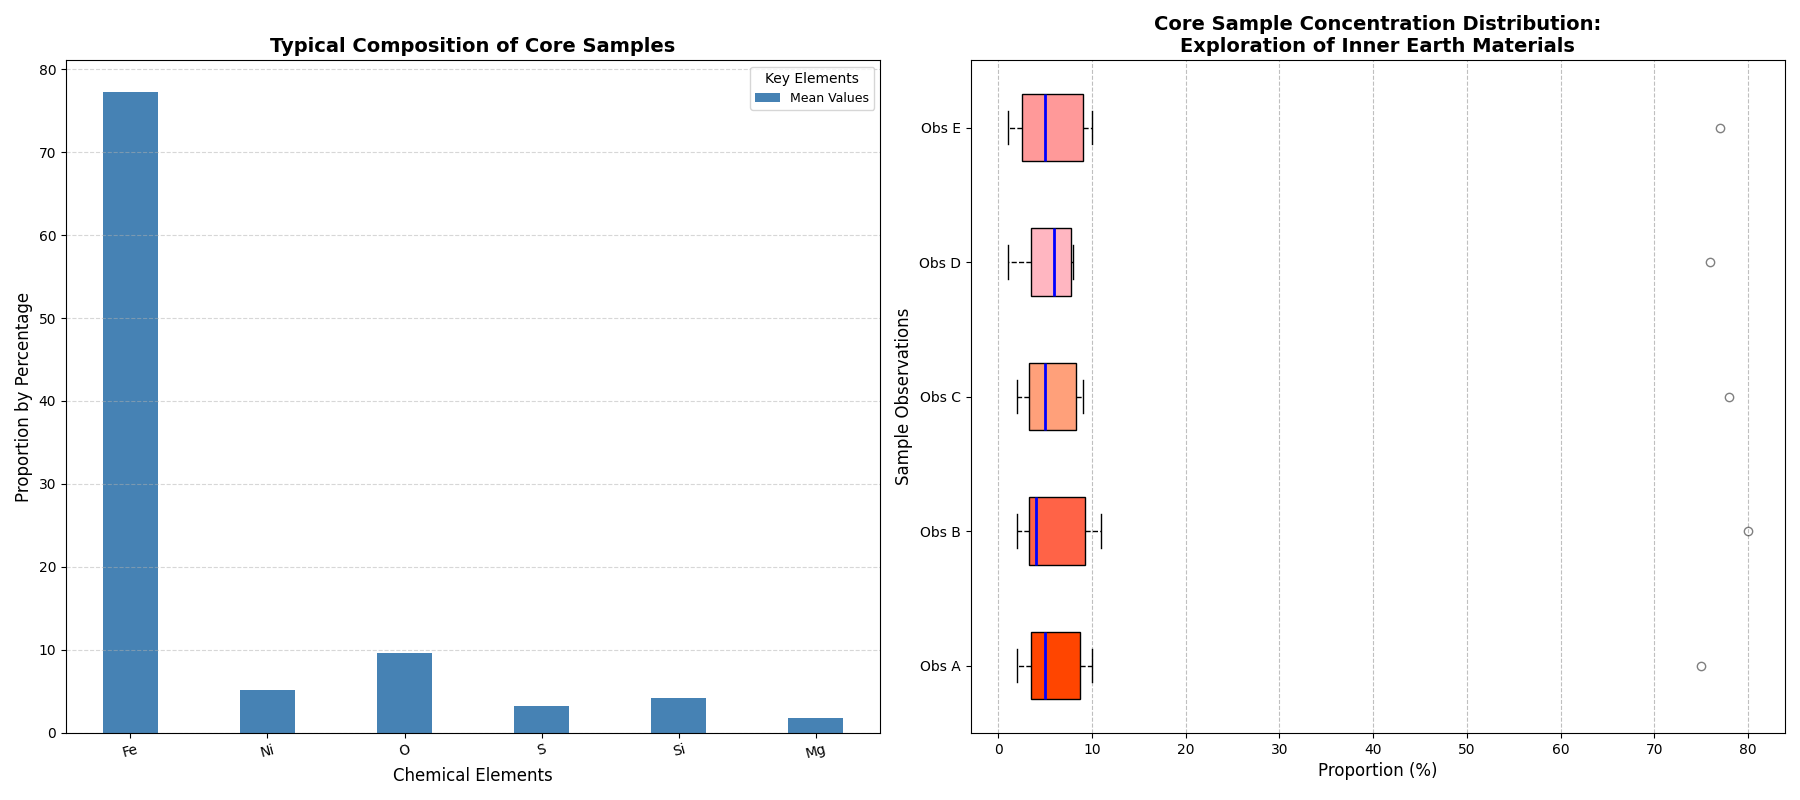

Source code (Python):
import matplotlib.pyplot as plt
import numpy as np

elements = ['Iron', 'Nickel', 'Oxygen', 'Sulfur', 'Silicon', 'Magnesium']
core_sample_A = [75, 5, 10, 3, 5, 2]
core_sample_B = [80, 4, 11, 2, 4, 3]
core_sample_C = [78, 6, 9, 4, 3, 2]
core_sample_D = [76, 5, 8, 3, 7, 1]
core_sample_E = [77, 6, 10, 4, 2, 1]

data = [core_sample_A, core_sample_B, core_sample_C, core_sample_D, core_sample_E]
average_concentration = np.mean(data, axis=0)

fig, (ax1, ax2) = plt.subplots(1, 2, figsize=(18, 8))

x = np.arange(len(elements))
width = 0.4
ax1.bar(x, average_concentration, width, label='Mean Values', color='#4682B4')
ax1.set_title("Typical Composition of Core Samples", fontsize=14, fontweight='bold')
ax1.set_ylabel("Proportion by Percentage", fontsize=12)
ax1.set_xlabel("Chemical Elements", fontsize=12)
ax1.set_xticks(x)
ax1.set_xticklabels(['Fe', 'Ni', 'O', 'S', 'Si', 'Mg'], fontsize=10, rotation=15)
ax1.legend(title="Key Elements", fontsize=9, title_fontsize=10)
ax1.grid(axis='y', linestyle='--', alpha=0.5)

# Create a horizontal boxplot
bp = ax2.boxplot(data, patch_artist=True, notch=False, vert=False,
                 boxprops=dict(facecolor='#ffcccb', color='black'),
                 whiskerprops=dict(color='black', linestyle='--'),
                 capprops=dict(color='black'),
                 medianprops=dict(color='blue', linewidth=2),
                 flierprops=dict(marker='o', color='black', alpha=0.5))

colors = ['#FF4500', '#FF6347', '#FFA07A', '#FFB6C1', '#FF9999']
for patch, color in zip(bp['boxes'], colors):
    patch.set(facecolor=color)

ax2.set_title("Core Sample Concentration Distribution:\nExploration of Inner Earth Materials",
              fontsize=14, fontweight='bold')
ax2.set_xlabel("Proportion (%)", fontsize=12)
ax2.set_ylabel("Sample Observations", fontsize=12)
ax2.set_yticklabels(["Obs A", "Obs B", "Obs C", "Obs D", "Obs E"],
                    fontsize=10)
ax2.xaxis.grid(True, linestyle='--', which='major', color='grey', alpha=0.5)

plt.tight_layout()
plt.show()
